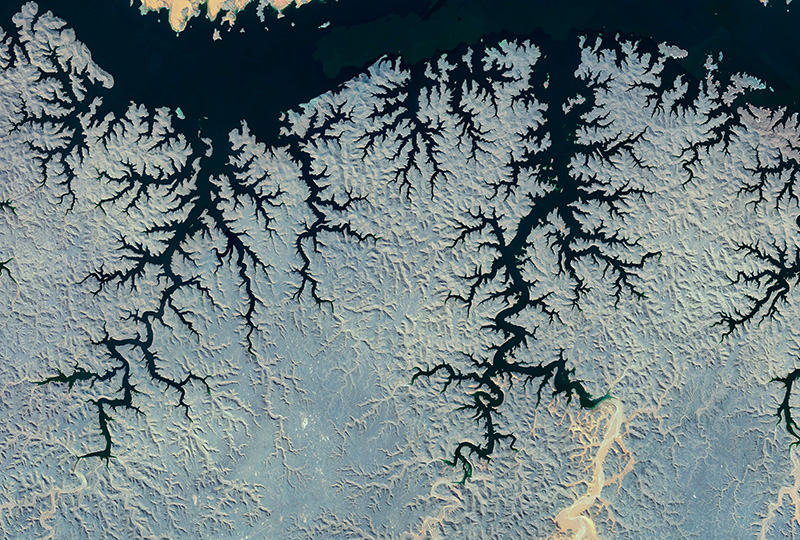
#> input picture satellite-images/egypt2b_s.jpg, 800 x 540 px
$ python main.py
#> lines starting #> are read from the running program, lines starting #| are printed output that depends on the picture; long printed decimals are rounded
### boxcounting.py

"""
https://francescoturci.net/2016/03/31/box-counting-in-numpy/
"""
import numpy as np
import pylab as pl
from matplotlib import pyplot as plt

def rgb2gray(rgb):
    r, g, b = rgb[:,:,0], rgb[:,:,1], rgb[:,:,2]
    gray = 0.2989 * r + 0.5870 * g + 0.1140 * b
    #Convert an image from BGR to grayscale mode
    #gray_image = cv2.cvtColor(rgb, cv2.COLOR_BGR2GRAY)
    #Convert a grayscale image to black and white using binary thresholding
    #(thresh, BnW_image) = cv2.threshold(gray_image, 125, 255, cv2.THRESH_BINARY)
    return gray

def imageToFracDim(fpath:str, saveImg:bool = False):
    image=rgb2gray(pl.imread(fpath))
    plt.imshow(image)
    plt.axis(False)
    plt.savefig("satellite-images/egypt2b_s_colorchanged.png",bbox_inches='tight',pad_inches = 0)
    # finding all the non-zero pixels
    pixels=[]
    for i in range(image.shape[0]):
        for j in range(image.shape[1]):
            if image[i,j]>0:
                pixels.append((i,j))


    Lx=image.shape[1]
    Ly=image.shape[0]
    print (Lx, Ly)
    print(len(pixels))
    print(Lx*Ly)
    pixels=pl.array(pixels)
    print (pixels.shape)

    # computing the fractal dimension
    #considering only scales in a logarithmic list
    scales=np.logspace(0.01, 1, num=10, endpoint=False, base=2)
    Ns=[]
    # looping over several scales
    for scale in scales:
        print ("======= Scale :",scale)
        # computing the histogram
        H, edges=np.histogramdd(pixels, bins=(np.arange(0,Lx,scale),np.arange(0,Ly,scale)))
        Ns.append(np.sum(H>0))

    # linear fit, polynomial of degree 1
    coeffs=np.polyfit(np.log(scales), np.log(Ns), 1)
    if saveImg:
        plt.imshow(image)
        plt.show()
        plt.clf()
        pl.plot(np.log(scales),np.log(Ns), 'o', mfc='none')
        pl.plot(np.log(scales), np.polyval(coeffs,np.log(scales)))
        pl.xlabel('log $\epsilon$')
        pl.ylabel('log N')
        pl.savefig('fractal_dimension.pdf')
        np.savetxt("scaling.txt", list(zip(scales,Ns)))

    print ("The Hausdorff dimension is", -coeffs[0]) #the fractal dimension is the OPPOSITE of the fitting coefficient

    return -coeffs[0]

imageToFracDim(fpath="satellite-images/egypt2b_s.jpg")
#> in rgb2gray, `r, g, b = rgb[:,:,0], rgb[:,:,1], rgb[:,:,2]`:
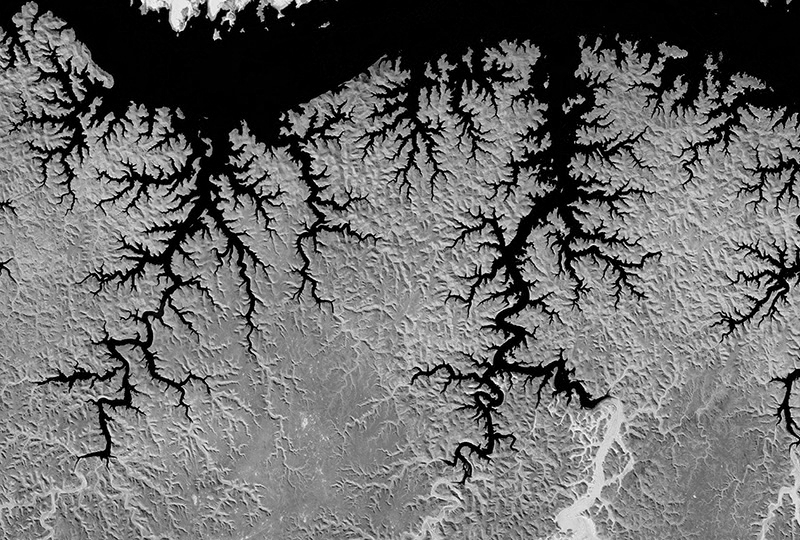
#> r: shape (540, 800); min 0, max 255, mean 107.2
#> in rgb2gray, `r, g, b = rgb[:,:,0], rgb[:,:,1], rgb[:,:,2]`:
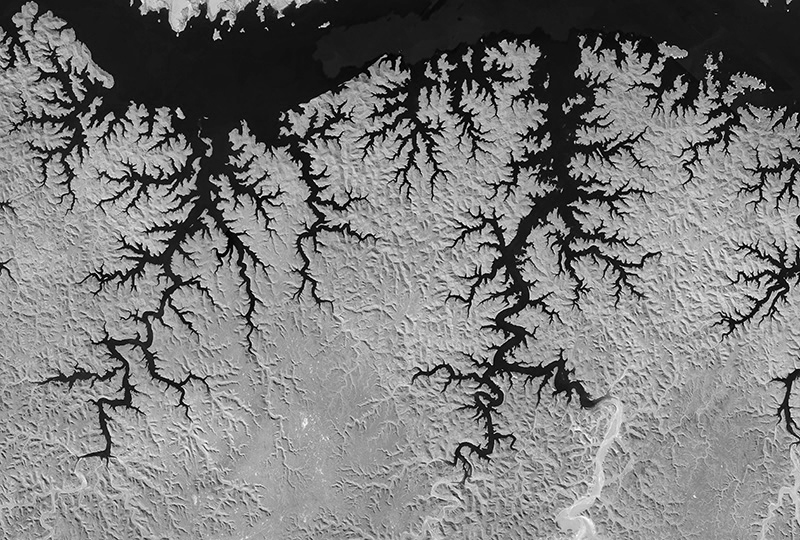
#> g: shape (540, 800); min 0, max 255, mean 123.4
#| 800 540
#| 431987
#| 432000
#| (431987, 2)
#| The Hausdorff dimension is 1.999

### river.py
"""
    A simple graph/network based approach for rivers

"""
import random
from matplotlib import pyplot as plt
import numpy as np
import scipy.stats as st
import networkx as nx
import math

class River:
    def __init__(self,fractalDim:float, latLength: int = 100, upstream:bool = False, outlet:tuple[int, int] = (0,0)):
        self.upstream = upstream
        self.outlet = outlet
        # equations for self-similar fractals from Models of Fractal
        # river basins
        self.fractalDim = fractalDim
        self.phi = 2
        self.h = fractalDim/2
        self.tau = 2 - 2/fractalDim
        self.gamma = 2/fractalDim
        self.latLength = latLength
        self.latticeMatrix = np.zeros((self.latLength, self.latLength))
        self.areaPDF = self.areaProbDensityFunc(self, a=0, b=1)
        self.areaMatrix = np.zeros((self.latLength, self.latLength))
        # initially represent the graph as a dictionary of nodes
        # to edges
        self.dict_graph = {}
        self.G = nx.Graph()
        # correspondence of node to location
        self.nodeLocs = {}

        self.populateLatMatix()
        self.createGraph()

    def getProbability(self, area):
        return self.areaPDF.pdf(area)

    class areaProbDensityFunc(st.rv_continuous):
        def __init__(self, riverModel, a,b):
            super().__init__(a,b)
            self.fractalDim = riverModel.fractalDim
            self.tau = riverModel.tau
            self.phi = riverModel.phi
            self.latLength = riverModel.latLength

        def scalingFunction(self,x):
            """ Some scaling function """
            # return math.cosh(x)/np.exp(x)
            #return (math.sqrt(2)/np.pi**(-1/4))*np.exp((-(x)**2)/2)*(x)
            return np.exp(-(x**2))
            # return 1-0.8*((np.exp(-0.005*x)-1)/(np.exp(-5.475)-1))
            # return np.sin(x)/x
            # return 0.379082 - 1.49918*x + 20.2469*x**2 - 87.6539*x**3 + 175.341*x**4 - 146.485*x**5 + 38.3844*x**6

        def _pdf(self,x):
            return x**(-self.tau)*self.scalingFunction((x/(self.latLength**self.phi)))

    class upstreamLengthPDF(st.rv_continuous):
        # [6 lines left out: function __init__, not called in this run]
        def _pdf(self,x):
            return x

    def createGraph(self):
        """
            Once populate matrix has been run, we
            create an NX graph to visualise
        """

        nodes = list(self.dict_graph.keys())
        node_to_name = {}
        for i in range(len(nodes)):
            node_to_name[nodes[i]] = chr(65+i)

        for node in self.dict_graph:
            nodeName = node_to_name[node] + " " + str(self.areaMatrix[node[0]][node[1]])
            if self.outlet == (node[0], node[1]):
                nodeName = "[Outlet] " + nodeName

            self.nodeLocs[nodeName] = (node[0],self.latLength-node[1])

            for edge in self.dict_graph[node]:
                otherNode = node_to_name[(edge[0],edge[1])] + " " + str(self.areaMatrix[edge[0]][edge[1]])
                self.G.add_edge(nodeName,otherNode,weight=edge[2])

    def populateLatMatix(self):
        def dfs(coords, visited, edges,last_s):
            i, j = coords[0], coords[1]
            if not visited[i][j]:
                visited[i][j] = True
                self.dict_graph[(i,j)] = []

            self.latticeMatrix[i][j] = 1

            s = last_s+1
            # not sure if it should be the total merged
            # or just the one time and then should the river
            # add the values on to the final area
            self.areaMatrix[i][j] = s

            p = self.getProbability(s)
            sample = random.uniform(0,1)

            if(sample>p):
                return None
            # check if we can go in the three directions and act accordingly
            if (j+1)<self.latLength and not ((((i,j),(i,j+1)) in edges) or (((i,j+1),(i,j)) in edges)):
                edges.add(((i,j),(i,j+1)))
                edges.add(((i,j+1),(i,j)))
                self.dict_graph[(i,j)].append((i,j+1,p))

                dfs((i,j+1), visited, edges,s)
            if (i+1)<self.latLength and not ((((i,j),(i+1,j)) in edges) or (((i+1,j),(i,j)) in edges)):
                edges.add(((i+1,j),(i,j)))
                edges.add(((i,j),(i+1,j)))
                self.dict_graph[(i,j)].append((i+1,j,p))

                dfs((i+1,j), visited, edges,s)
            if (j-1)>0 and not ((((i,j),(i,j-1)) in edges) or (((i,j-1),(i,j)) in edges)):
                edges.add(((i,j),(i,j-1)))
                edges.add(((i,j-1),(i,j)))
                self.dict_graph[(i,j)].append((i,j-1,p))

                dfs((i,j-1), visited, edges,s)
            """if (i-1)>0 and not ((((i,j),(i-1,j)) in edges) or (((i-1,j),(i,j)) in edges)):
                edges.add(((i-1,j),(i,j)))
                edges.add(((i,j),(i-1,j)))
                self.dict_graph[(i,j)].append((i-1,j,p))
                dfs((i-1,j), visited, edges,s)"""
            return None
        # the edges that are already existing
        edges = set()
        visited = [[False for i in range(self.latLength)] for j in range(self.latLength)]
        visited[self.outlet[0]][self.outlet[1]] = True
        self.latticeMatrix[self.outlet[0]][self.outlet[1]] = 1
        self.areaMatrix[self.outlet[0]][self.outlet[1]] = 0
        self.dict_graph[(self.outlet[0],self.outlet[1])] = []

        dfs((self.outlet[0],self.outlet[1]),visited,edges,0)

    def calculateFlow(self):
        pass

    # [14 lines left out: function plotPDF, not called in this run]

    def pprint(self):
        print("="*20)
        print("Area Matrix: ")
        print(self.areaMatrix)
        print("="*20)
        print("Lattice Matrix: ")
        print(self.latticeMatrix)

    def plotGraph(self, save:bool = False):
        plt.rcParams["figure.figsize"] = (10,10)
        sumWeights = 0
        totalWeights = 0
        uniqueWeights = set()

        for node in self.dict_graph:
            totalWeights+=len(self.dict_graph[node])
            for edge in self.dict_graph[node]:
                sumWeights+=edge[2]
                uniqueWeights.add(edge[2])

        pos = nx.spring_layout(self.G,pos=self.nodeLocs,fixed=self.nodeLocs.keys())
        # nodes
        nx.draw_networkx_nodes(self.G,pos,node_size=800)
        nx.draw_networkx_labels(self.G,pos,font_size=14)
        # edges
        for weight in uniqueWeights:
            weighted_edges = [(node1,node2) for (node1,node2,edge_attr) in self.G.edges(data=True) if edge_attr['weight']==weight]
            nx.draw_networkx_edges(self.G,pos,edgelist=weighted_edges,width=weight*4*totalWeights/sumWeights, arrows=True, edge_color="cyan")

        plt.axis('off')
        plt.title(f"Saved River Fractal Dimension: {(self.fractalDim)}")
        if save:
            plt.savefig("plots/river_weighted_graph.png") # save as png
        plt.show() # display

# [7 lines that do not run on import are left out]


### main.py
from  river import River
from boxcounting import imageToFracDim
import numpy as np

def main():
    imagePath = "satellite-images/egypt_3-0.jpg"
#> imagePath = 'satellite-images/egypt_3-0.jpg'
    fracDim = imageToFracDim(imagePath)
#> call 2 of imageToFracDim, with fpath = 'satellite-images/egypt_3-0.jpg', saveImg = False
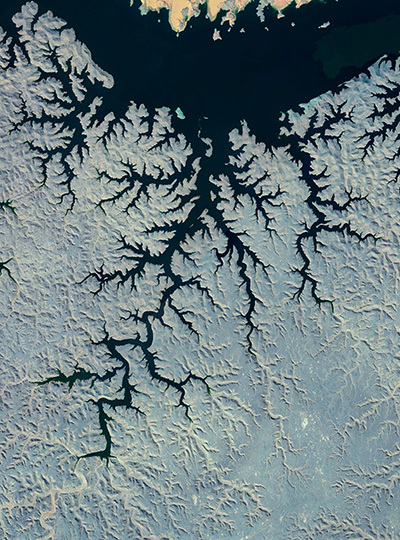
#> input picture satellite-images/egypt_3-0.jpg, 400 x 540 px
#> in rgb2gray (call 2), `r, g, b = rgb[:,:,0], rgb[:,:,1], rgb[:,:,2]`:
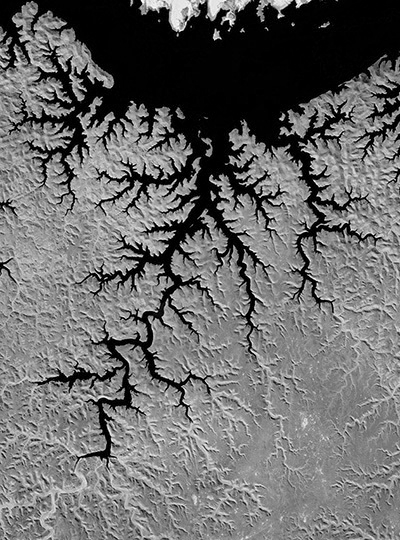
#> r: shape (540, 400); min 0, max 255, mean 107
#> in rgb2gray (call 2), `r, g, b = rgb[:,:,0], rgb[:,:,1], rgb[:,:,2]`:
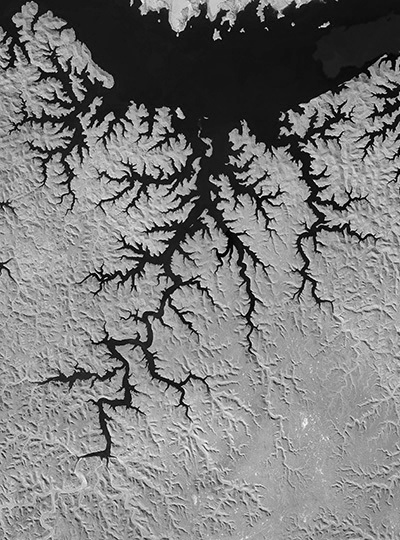
#> g: shape (540, 400); min 0, max 255, mean 123.8
#| 400 540
#| 215999
#| 216000
#| (215999, 2)
#| The Hausdorff dimension is 2.000
#> fracDim = 2
    print(fracDim)
#| 2.000
    riv = River(fracDim, latLength=10)
    riv.pprint()
#| [[1. 2. 0. 0. 0. 0. 0. 0. 0. 0.]
#|  [2. 3. 4. 0. 0. 0. 0. 0. 0. 0.]
#|  [3. 4. 0. 0. 0. 0. 0. 0. 0. 0.]
#|  [0. 0. 0. 0. 0. 0. 0. 0. 0. 0.]
#|  [0. 0. 0. 0. 0. 0. 0. 0. 0. 0.]
#|  [0. 0. 0. 0. 0. 0. 0. 0. 0. 0.]
#|  [0. 0. 0. 0. 0. 0. 0. 0. 0. 0.]
#|  [0. 0. 0. 0. 0. 0. 0. 0. 0. 0.]
#|  [0. 0. 0. 0. 0. 0. 0. 0. 0. 0.]
#|  [0. 0. 0. 0. 0. 0. 0. 0. 0. 0.]]
#| [[1. 1. 0. 0. 0. 0. 0. 0. 0. 0.]
#|  [1. 1. 1. 0. 0. 0. 0. 0. 0. 0.]
#|  [1. 1. 0. 0. 0. 0. 0. 0. 0. 0.]
#|  [0. 0. 0. 0. 0. 0. 0. 0. 0. 0.]
#|  [0. 0. 0. 0. 0. 0. 0. 0. 0. 0.]
#|  [0. 0. 0. 0. 0. 0. 0. 0. 0. 0.]
#|  [0. 0. 0. 0. 0. 0. 0. 0. 0. 0.]
#|  [0. 0. 0. 0. 0. 0. 0. 0. 0. 0.]
#|  [0. 0. 0. 0. 0. 0. 0. 0. 0. 0.]
#|  [0. 0. 0. 0. 0. 0. 0. 0. 0. 0.]]
    riv.plotGraph(save=True)
#> in plotGraph, `plt.savefig("plots/river_weighted_graph.png")`:
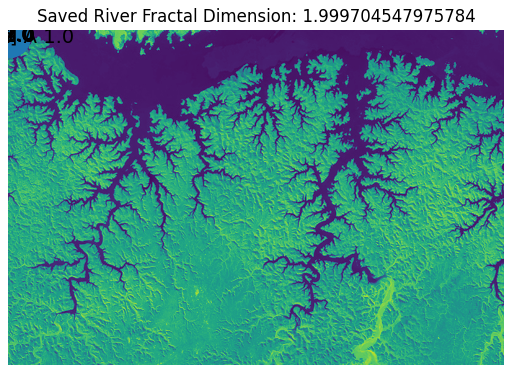
#> figure drawn by matplotlib, 1 panel

if __name__=="__main__":
    main()
